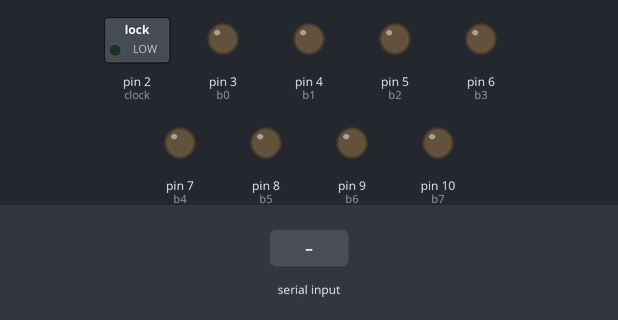
This sketch was run on a simulated Arduino Uno, built with avr-gcc and run on an emulated ATmega328P. On the bench: switched loads named in the sketch (green lamp = pin HIGH), output pins drawn as LEDs (lit = HIGH). Dashed ring = blinking. Inputs (shaded band) come from the test bench.

Above: at 1.2 s.
1.3 s: "90,45\n" received over Serial
At 1.93 s:
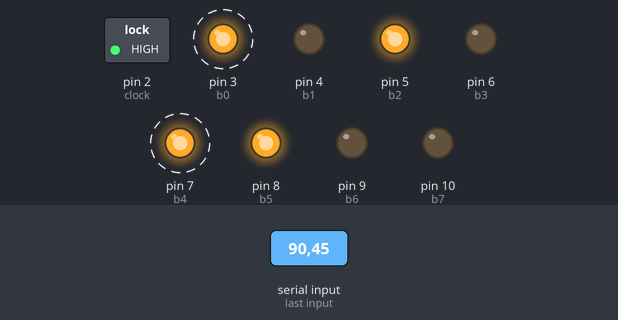
4.3 s: byte 70 (70) received over Serial
At 4.47 s:
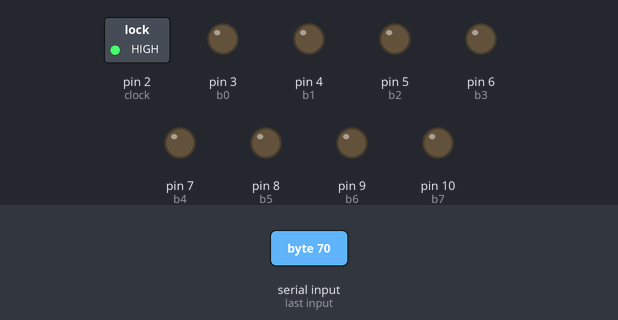
6.0 s: "30,150\n" received over Serial
At 6.4 s:
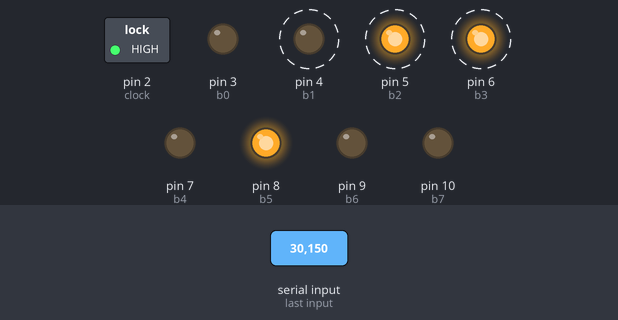
9.0 s: "63\n" received over Serial
At 9.19 s:
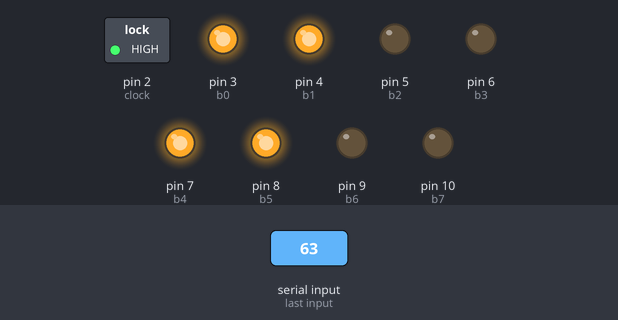
12.0 s: "70\n" received over Serial
At 12.36 s:
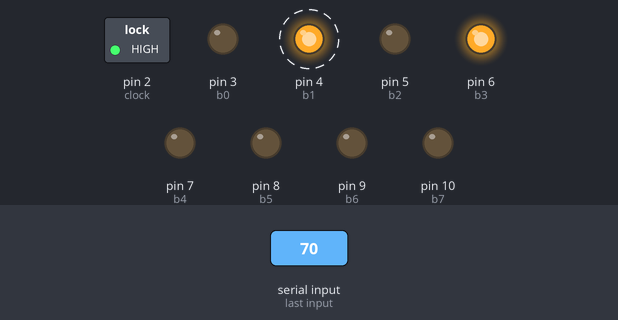
15.0 s: "200\n" received over Serial
At 15.02 s:
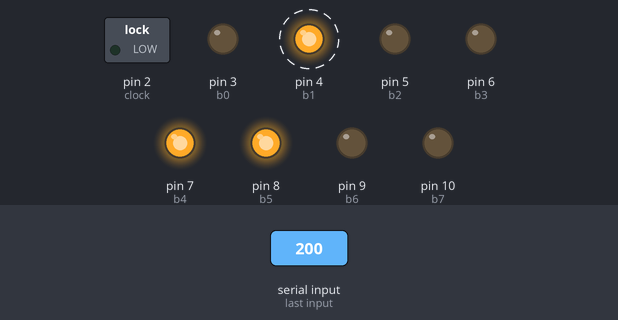
Timing chart, 0 to 18.0 s (numbered marks = the images above; inputs shaded):
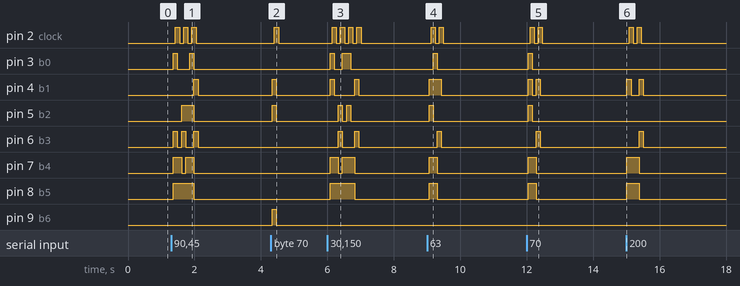

The sketch:

OS2025_Solenoid_Transmitter.ino
```cpp
//This program accepts up to 64 bytes at a time and sends them over 9 IO ports to another Arduino
//The 64 bytes is an Arduino limitation. If more are sent the last ones will be discarded
//This program returns a "1" over the serial port when it has only 8 bytes remaining in its serial queue, meaning when the "1" is received it is safe to send up to 56 more bytes

//Define output bits (b0 = bit 0)
#define b0 3
#define b1 4
#define b2 5
#define b3 6
#define b4 7
#define b5 8
#define b6 9
#define b7 10
#define clock 2

//Set this to number of bytes per second
#define INIT_FREQUENCY 8

int FREQUENCY = INIT_FREQUENCY;
bool clock_state = 0;
bool transmitting_now = 0;

void setup() {
  //Set pins to output mode
  pinMode(b0, OUTPUT);
  pinMode(b1, OUTPUT);
  pinMode(b2, OUTPUT);
  pinMode(b3, OUTPUT);
  pinMode(b4, OUTPUT);
  pinMode(b5, OUTPUT);
  pinMode(b6, OUTPUT);
  pinMode(b7, OUTPUT);
  pinMode(clock, OUTPUT);
  Serial.begin(9600);
  digitalWrite(clock, 0);
}


void loop() {
  //If bytes are waiting at the serial port, read the oldest one and move its binary value into output bits 0-7
  if (Serial.available() > 0){
    int thisbyte = Serial.read();

    if (thisbyte == 63 && transmitting_now == 0){    //if this is a command. Commands start with ?
      delay(10);
      int command = Serial.read();
      int argument = (Serial.read() - 48);
      argument = (argument * 10) + (Serial.read() - 48);
      argument = (argument * 10) + (Serial.read() - 48);
      argument = (argument * 10) + (Serial.read() - 48);
      if (command == 70){            //F command for changing frequency
        FREQUENCY = argument;
        Serial.println("OK");
      }
      int temp = 0;                  //Now flush the buffer so we dont transmit this command
      while (Serial.available() && temp < 10){
        Serial.read();
        temp++;
      }
      temp = 0;
    }

    else{
      transmitting_now = 1;
      digitalWrite(b7, (thisbyte & 0b10000000));
      digitalWrite(b6, (thisbyte & 0b01000000));
      digitalWrite(b5, (thisbyte & 0b00100000));
      digitalWrite(b4, (thisbyte & 0b00010000));
      digitalWrite(b3, (thisbyte & 0b00001000));
      digitalWrite(b2, (thisbyte & 0b00000100));
      digitalWrite(b1, (thisbyte & 0b00000010));
      digitalWrite(b0, (thisbyte & 0b00000001));
      //Wait for 1/2 period for bits to settle
      delay((1000/FREQUENCY)*0.5);
      //Toggle the clock
      clock_state = !clock_state;
      digitalWrite(clock, clock_state);
      //If there are 16 bytes left in the serial port, send a 1 to the connected program
      if (Serial.available() == 16){
        Serial.write("1");
      }
    }

  }
  //Turn everything off if we're not transmitting anything
  else{
    transmitting_now = 0;
    digitalWrite(b7, 0);
    digitalWrite(b6, 0);
    digitalWrite(b5, 0);
    digitalWrite(b4, 0);
    digitalWrite(b3, 0);
    digitalWrite(b2, 0);
    digitalWrite(b1, 0);
    digitalWrite(b0, 0);
    delay((1000/FREQUENCY)*0.5);
    clock_state = 0;
    digitalWrite(clock, clock_state);
  }
  //Wait for 1/2 period before sending again
  delay((1000/FREQUENCY)*0.5);
}
```

Measured:
- after the input at 1.3 s, pin 2 (clock): alternates HIGH for 0.12 s and LOW for 0.12 s, 6 changes in all, then stays LOW, starting after 0.13 s; pin 3 (b0): alternates HIGH for 0.12 s and LOW for 0.37 s, 4 changes in all, then stays LOW, starting after 0.07 s
- after the input at 4.3 s, pin 2 (clock): LOW → HIGH after 0.11 s, → LOW 0.12 s later; pin 4 (b1), pin 5 (b2), pin 9 (b6): LOW → HIGH at once, → LOW 0.12 s later
- after the input at 6.0 s, pin 2 (clock): alternates HIGH for 0.12 s and LOW for 0.12 s, 8 changes in all, then stays LOW, starting after 0.14 s; pin 3 (b0): LOW → HIGH after 0.08 s, → LOW 0.12 s later, → HIGH 0.25 s later, → LOW 0.25 s later
- after the input at 9.0 s, pin 2 (clock): alternates HIGH for 0.12 s and LOW for 0.12 s, 4 changes in all, then stays LOW, starting after 0.12 s; pin 3 (b0): LOW → HIGH after 0.19 s, → LOW 0.12 s later
- after the input at 12.0 s, pin 2 (clock): alternates HIGH for 0.12 s and LOW for 0.12 s, 4 changes in all, then stays LOW, starting after 0.10 s; pin 3 (b0): LOW → HIGH at once, → LOW 0.12 s later
- after the input at 15.0 s, pin 2 (clock): alternates HIGH for 0.12 s and LOW for 0.12 s, 4 changes in all, then stays LOW, starting after 0.08 s; pin 4 (b1): alternates HIGH for 0.12 s and LOW for 0.25 s, 4 changes in all, then stays LOW, starting at once
